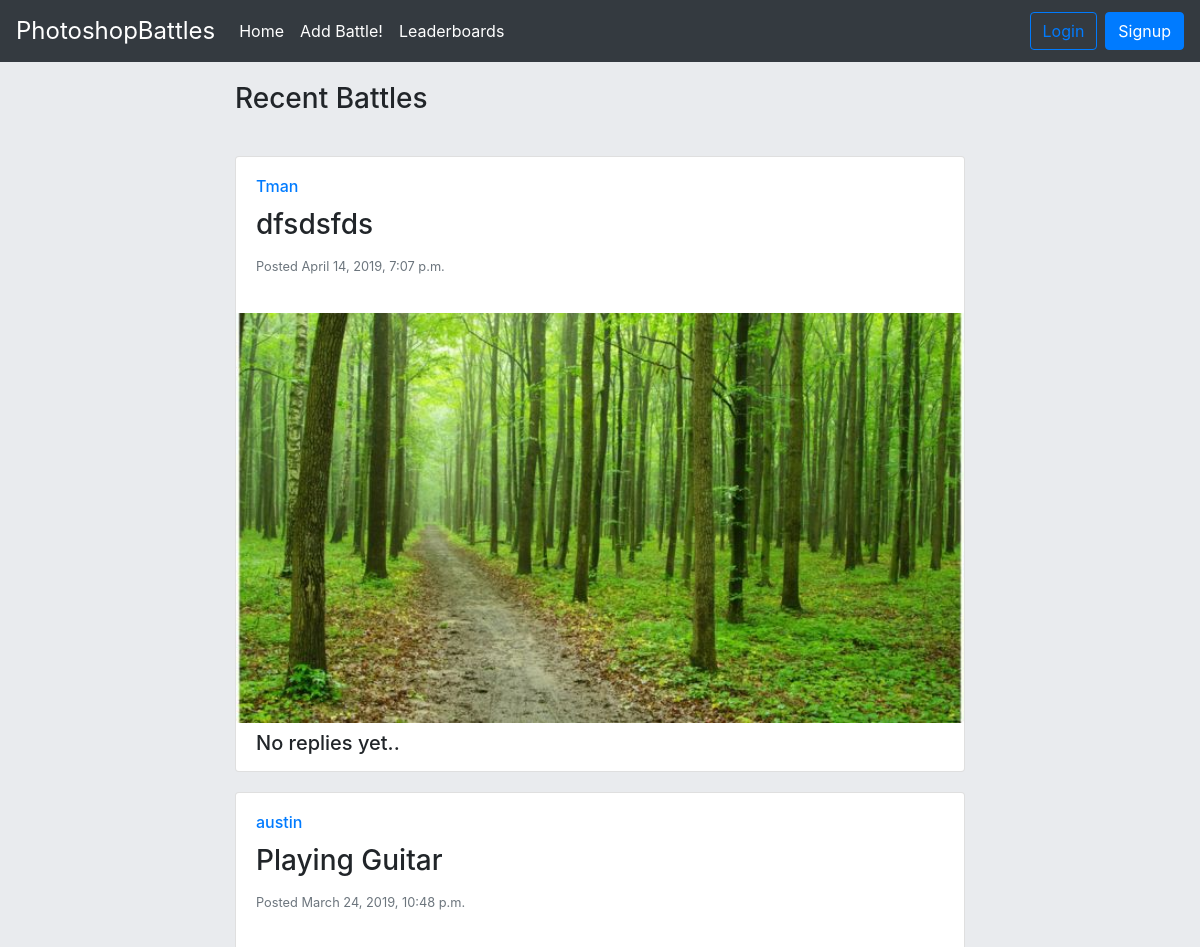
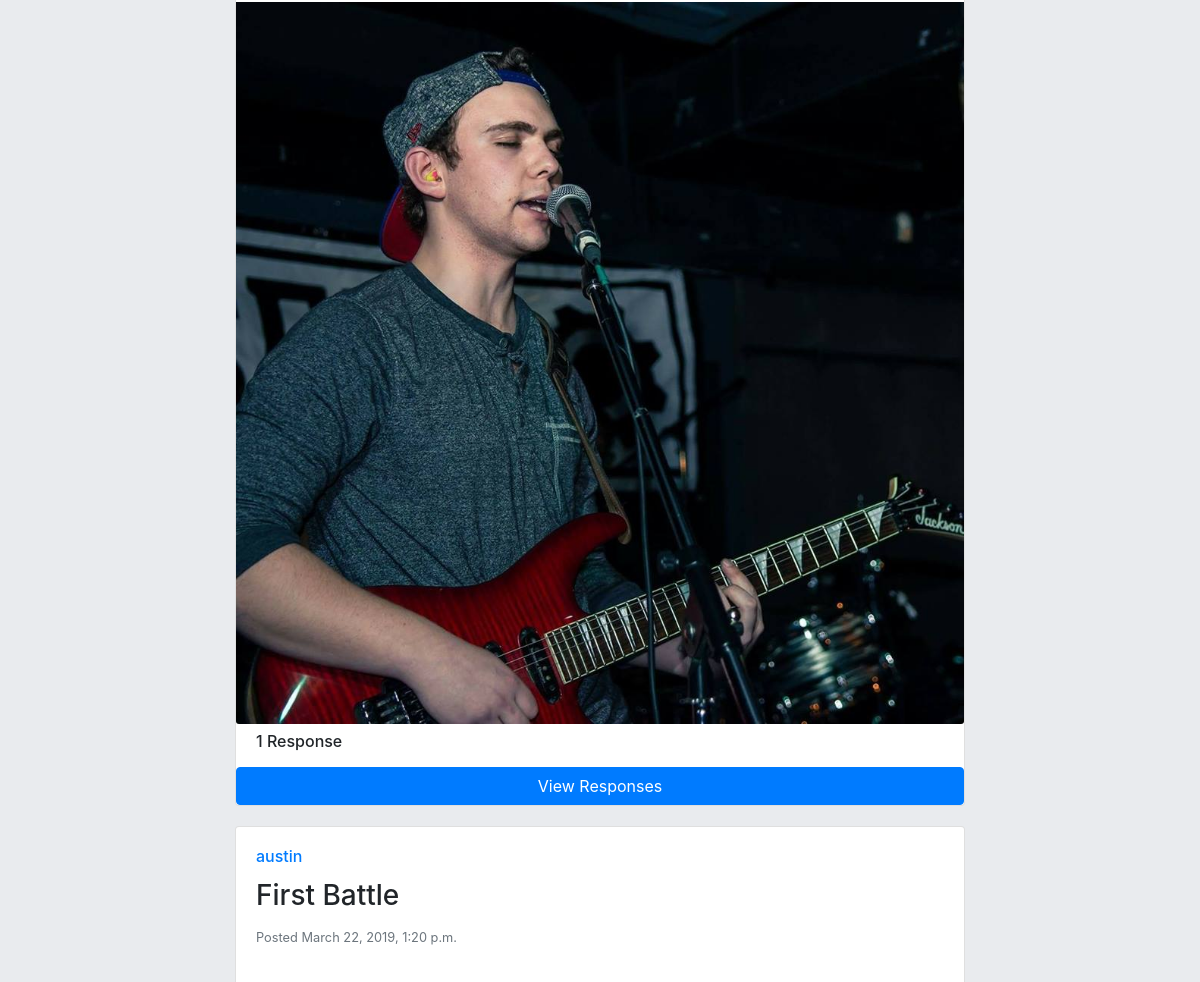
The app's page / (upper part), older data (2 pictures, top to bottom).
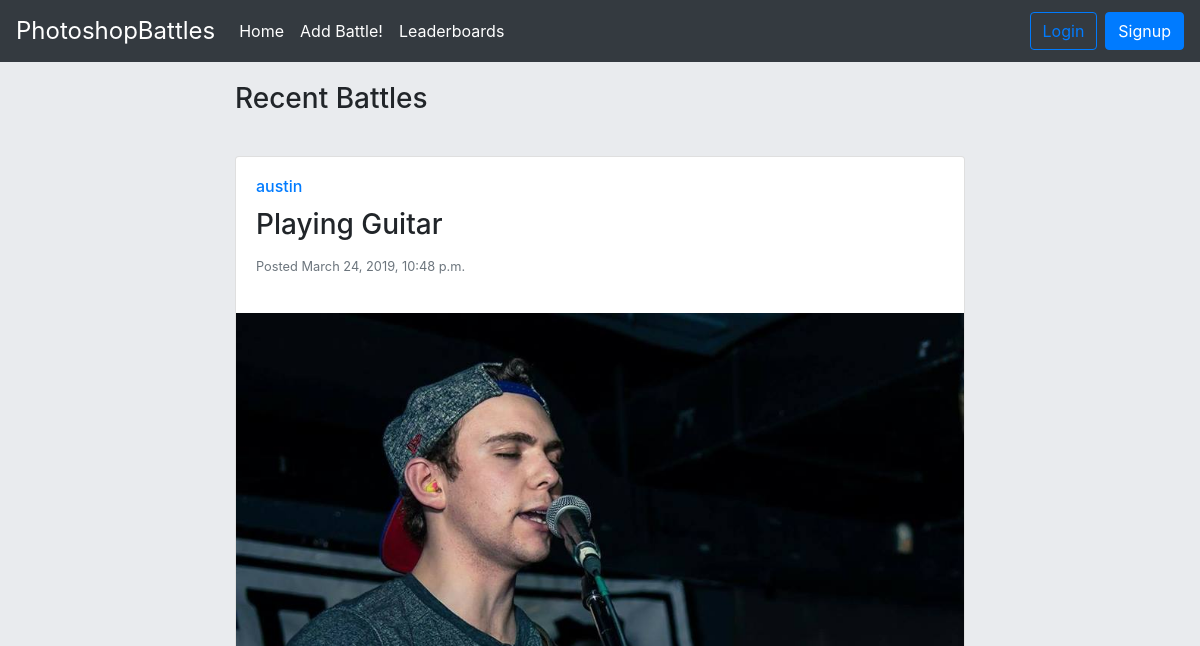
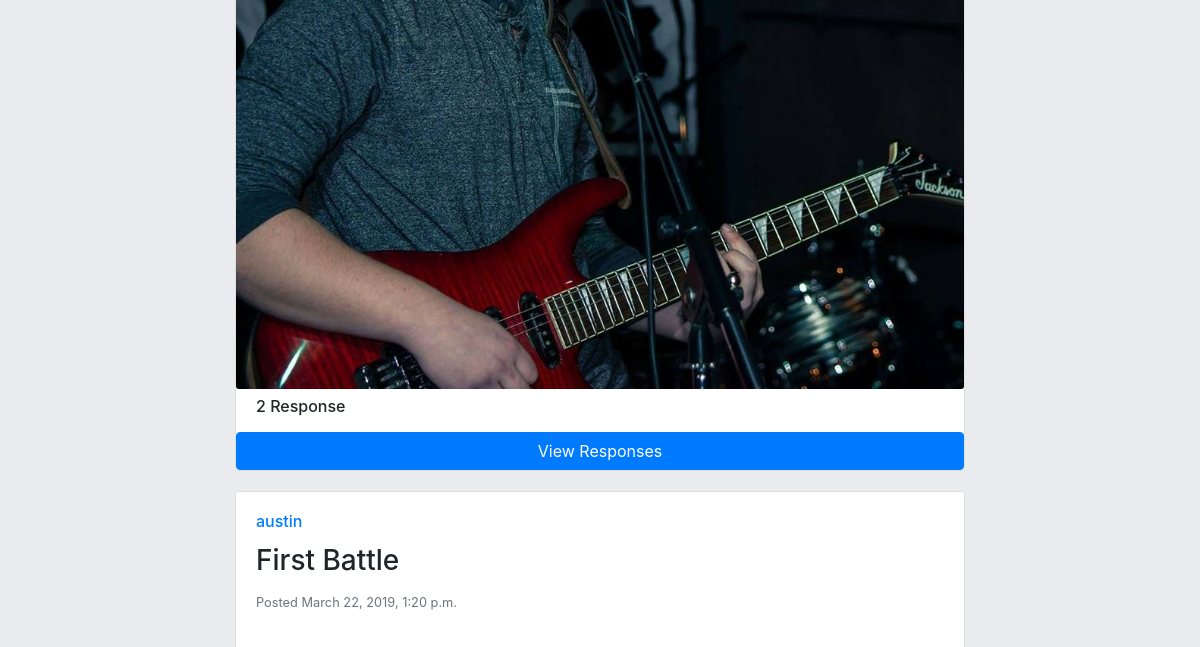
The same page, newer data (2 pictures, top to bottom).
### application/models.py (models this page shows, shortened)
class Post(models.Model):
    user = models.ForeignKey(User,on_delete=models.CASCADE)
    title = models.CharField(max_length=40)
    image = models.ImageField(upload_to='post_pictures')
    pub_date = models.DateTimeField('date published')

### application/views.py (the view)
# urls.py: path('', IndexView, name='index'),
def IndexView(request):
    if request.method =='POST':
        reply_form = NewReply(request.POST or None, request.FILES or None)
        user = request.user
        if reply_form.is_valid():
            title = reply_form.cleaned_data.get('title')
            image = reply_form.cleaned_data.get('image')
            postID = request.POST.get("postID")
            post=Post.objects.filter(id=postID)[0]
            Reply.objects.create(
                title=title,
                image=image,
                user=user,
                votes=0,
                post_replying_to=post,
                pub_date = timezone.now(),
            )
            return HttpResponseRedirect('/')
    else:
        context = {}
        context['reply_form'] = NewReply()
        latest_posts = Post.objects.all().order_by('-pub_date')
        paginator = Paginator(latest_posts, 10)
        page = request.GET.get('page')
        posts = paginator.get_page(page)
        context['posts'] = posts
        return render(request, 'application/home.html', context)

### application/models.py (called while the page is built)
    def like_list(self):
        liked_list = []
        for u in self.liked_set.all():
            liked_list.append(u.user.username)
        return liked_list

### application/templates/application/home.html (shortened to what this page needs)
{% extends 'application/base_layout.html' %}
{% block container %}
  <div class="row justify-content-sm-center">
    <div class="col-sm-8">
      {% if posts %}
      <h3 class="recent-battles-heading">Recent Battles</h3>
      {% for post in posts %}
        {% include 'application/post.html' %}
      {% endfor %}
      {% else  %}
        <h3>No Battles Found</h3>
      {% endif %}
    </div>
  </div>
{% endblock %}

### application/templates/application/post.html (shortened to what this page needs)
<div class="post">
  <div class="card">
    <div class="card-body">
      <h6 class="card-title username"><a href="/profile/{{post.user}}">{{post.user}}</a></h6>
      <h3 class="card-title post-title">{{post.title}}</h6>
      <p class="card-text date-posted post-date"><small class="text-muted">Posted {{post.pub_date}}</small></p>
    </div>
    <img class="card-img-bottom" src="/media/{{ post.image }}" alt="{{post.title}}" >
    {% if post.reply_set.all %}
    {% if post.reply_set.count >= 1 %}
    <h6 class="reply-heading">{{ post.reply_set.count }} Response</h6>
    <button type="button" class="btn btn-primary" data-toggle="modal" data-target=".bd-example-modal-md-{{post.id}}">View Responses</button>
    {% endif %}
    {% else %}
    <h5 class="reply-heading">No replies yet..</h5>
    {% endif %}
  </div>
</div>

Row changes from the older to the newer data that the page shows:
removed Post: user "Tman", title "dfsdsfds", pub_date "April 14, 2019, 7:07 p.m.", image (picture), shows "No replies yet.."
computed for Post "Playing Guitar": reply_set.count "1" → "2"
